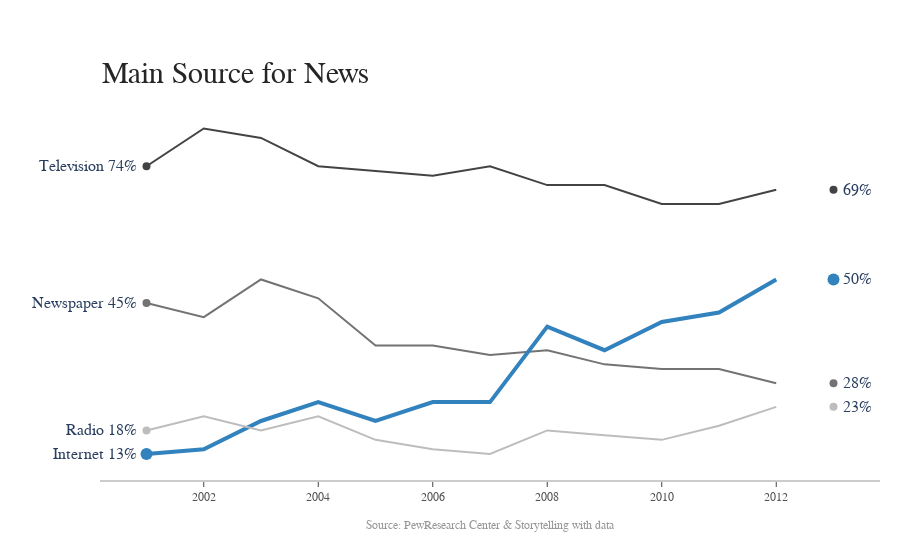

Source (notebook cell):
### Markdown cell above
### Label Lines with Annotations

### Code cell
import plotly.graph_objects as go
import numpy as np

title = 'Main Source for News'
labels = ['Television', 'Newspaper', 'Internet', 'Radio']
colors = ['rgb(67,67,67)', 'rgb(115,115,115)', 'rgb(49,130,189)', 'rgb(189,189,189)']

mode_size = [8, 8, 12, 8]
line_size = [2, 2, 4, 2]

x_data = np.vstack((np.arange(2001, 2014),)*4)

y_data = np.array([
    [74, 82, 80, 74, 73, 72, 74, 70, 70, 66, 66, 69],
    [45, 42, 50, 46, 36, 36, 34, 35, 32, 31, 31, 28],
    [13, 14, 20, 24, 20, 24, 24, 40, 35, 41, 43, 50],
    [18, 21, 18, 21, 16, 14, 13, 18, 17, 16, 19, 23],
])

fig = go.Figure()

for i in range(0, 4):
    fig.add_trace(go.Scatter(x=x_data[i], y=y_data[i], mode='lines',
        name=labels[i],
        line=dict(color=colors[i], width=line_size[i]),
        connectgaps=True,
    ))

    # endpoints
    fig.add_trace(go.Scatter(
        x=[x_data[i][0], x_data[i][-1]],
        y=[y_data[i][0], y_data[i][-1]],
        mode='markers',
        marker=dict(color=colors[i], size=mode_size[i])
    ))

fig.update_layout(
    xaxis=dict(
        showline=True,
        showgrid=False,
        showticklabels=True,
        linecolor='rgb(204, 204, 204)',
        linewidth=2,
        ticks='outside',
        tickfont=dict(
            family='Arial',
            size=12,
            color='rgb(82, 82, 82)',
        ),
    ),
    yaxis=dict(
        showgrid=False,
        zeroline=False,
        showline=False,
        showticklabels=False,
    ),
    autosize=False,
    margin=dict(
        autoexpand=False,
        l=100,
        r=20,
        t=110,
    ),
    showlegend=False,
    plot_bgcolor='white'
)

annotations = []

# Adding labels
for y_trace, label, color in zip(y_data, labels, colors):
    # labeling the left_side of the plot
    annotations.append(dict(xref='paper', x=0.05, y=y_trace[0],
                                  xanchor='right', yanchor='middle',
                                  text=label + ' {}%'.format(y_trace[0]),
                                  font=dict(family='Arial',
                                            size=16),
                                  showarrow=False))
    # labeling the right_side of the plot
    annotations.append(dict(xref='paper', x=0.95, y=y_trace[11],
                                  xanchor='left', yanchor='middle',
                                  text='{}%'.format(y_trace[11]),
                                  font=dict(family='Arial',
                                            size=16),
                                  showarrow=False))
# Title
annotations.append(dict(xref='paper', yref='paper', x=0.0, y=1.05,
                              xanchor='left', yanchor='bottom',
                              text='Main Source for News',
                              font=dict(family='Arial',
                                        size=30,
                                        color='rgb(37,37,37)'),
                              showarrow=False))
# Source
annotations.append(dict(xref='paper', yref='paper', x=0.5, y=-0.1,
                              xanchor='center', yanchor='top',
                              text='Source: PewResearch Center & ' +
                                   'Storytelling with data',
                              font=dict(family='Arial',
                                        size=12,
                                        color='rgb(150,150,150)'),
                              showarrow=False))

fig.update_layout(annotations=annotations)

fig.show()

### Figure 1 — Plotly figure (JSON) as saved in the notebook; plotly's stock layout.template omitted (floating-point values rounded to 4 significant figures)
{"data": [{"connectgaps": true, "line": {"color": "rgb(67,67,67)", "width": 2}, "mode": "lines", "name": "Television", "type": "scatter", "x": [2001, 2002, 2003, 2004, 2005, 2006, 2007, 2008, 2009, 2010, 2011, 2012, 2013], "y": [74, 82, 80, 74, 73, 72, 74, 70, 70, 66, 66, 69]}, {"marker": {"color": "rgb(67,67,67)", "size": 8}, "mode": "markers", "type": "scatter", "x": [2001, 2013], "y": [74, 69]}, {"connectgaps": true, "line": {"color": "rgb(115,115,115)", "width": 2}, "mode": "lines", "name": "Newspaper", "type": "scatter", "x": [2001, 2002, 2003, 2004, 2005, 2006, 2007, 2008, 2009, 2010, 2011, 2012, 2013], "y": [45, 42, 50, 46, 36, 36, 34, 35, 32, 31, 31, 28]}, {"marker": {"color": "rgb(115,115,115)", "size": 8}, "mode": "markers", "type": "scatter", "x": [2001, 2013], "y": [45, 28]}, {"connectgaps": true, "line": {"color": "rgb(49,130,189)", "width": 4}, "mode": "lines", "name": "Internet", "type": "scatter", "x": [2001, 2002, 2003, 2004, 2005, 2006, 2007, 2008, 2009, 2010, 2011, 2012, 2013], "y": [13, 14, 20, 24, 20, 24, 24, 40, 35, 41, 43, 50]}, {"marker": {"color": "rgb(49,130,189)", "size": 12}, "mode": "markers", "type": "scatter", "x": [2001, 2013], "y": [13, 50]}, {"connectgaps": true, "line": {"color": "rgb(189,189,189)", "width": 2}, "mode": "lines", "name": "Radio", "type": "scatter", "x": [2001, 2002, 2003, 2004, 2005, 2006, 2007, 2008, 2009, 2010, 2011, 2012, 2013], "y": [18, 21, 18, 21, 16, 14, 13, 18, 17, 16, 19, 23]}, {"marker": {"color": "rgb(189,189,189)", "size": 8}, "mode": "markers", "type": "scatter", "x": [2001, 2013], "y": [18, 23]}], "layout": {"annotations": [{"font": {"family": "Arial", "size": 16}, "showarrow": false, "text": "Television 74%", "x": 0.05, "xanchor": "right", "xref": "paper", "y": 74, "yanchor": "middle"}, {"font": {"family": "Arial", "size": 16}, "showarrow": false, "text": "69%", "x": 0.95, "xanchor": "left", "xref": "paper", "y": 69, "yanchor": "middle"}, {"font": {"family": "Arial", "size": 16}, "showarrow": false, "text": "Newspaper 45%", "x": 0.05, "xanchor": "right", "xref": "paper", "y": 45, "yanchor": "middle"}, {"font": {"family": "Arial", "size": 16}, "showarrow": false, "text": "28%", "x": 0.95, "xanchor": "left", "xref": "paper", "y": 28, "yanchor": "middle"}, {"font": {"family": "Arial", "size": 16}, "showarrow": false, "text": "Internet 13%", "x": 0.05, "xanchor": "right", "xref": "paper", "y": 13, "yanchor": "middle"}, {"font": {"family": "Arial", "size": 16}, "showarrow": false, "text": "50%", "x": 0.95, "xanchor": "left", "xref": "paper", "y": 50, "yanchor": "middle"}, {"font": {"family": "Arial", "size": 16}, "showarrow": false, "text": "Radio 18%", "x": 0.05, "xanchor": "right", "xref": "paper", "y": 18, "yanchor": "middle"}, {"font": {"family": "Arial", "size": 16}, "showarrow": false, "text": "23%", "x": 0.95, "xanchor": "left", "xref": "paper", "y": 23, "yanchor": "middle"}, {"font": {"color": "rgb(37,37,37)", "family": "Arial", "size": 30}, "showarrow": false, "text": "Main Source for News", "x": 0, "xanchor": "left", "xref": "paper", "y": 1.05, "yanchor": "bottom", "yref": "paper"}, {"font": {"color": "rgb(150,150,150)", "family": "Arial", "size": 12}, "showarrow": false, "text": "Source: PewResearch Center & Storytelling with data", "x": 0.5, "xanchor": "center", "xref": "paper", "y": -0.1, "yanchor": "top", "yref": "paper"}], "autosize": false, "margin": {"autoexpand": false, "l": 100, "r": 20, "t": 110}, "plot_bgcolor": "white", "showlegend": false, "xaxis": {"linecolor": "rgb(204, 204, 204)", "linewidth": 2, "showgrid": false, "showline": true, "showticklabels": true, "tickfont": {"color": "rgb(82, 82, 82)", "family": "Arial", "size": 12}, "ticks": "outside"}, "yaxis": {"showgrid": false, "showline": false, "showticklabels": false, "zeroline": false}}}
